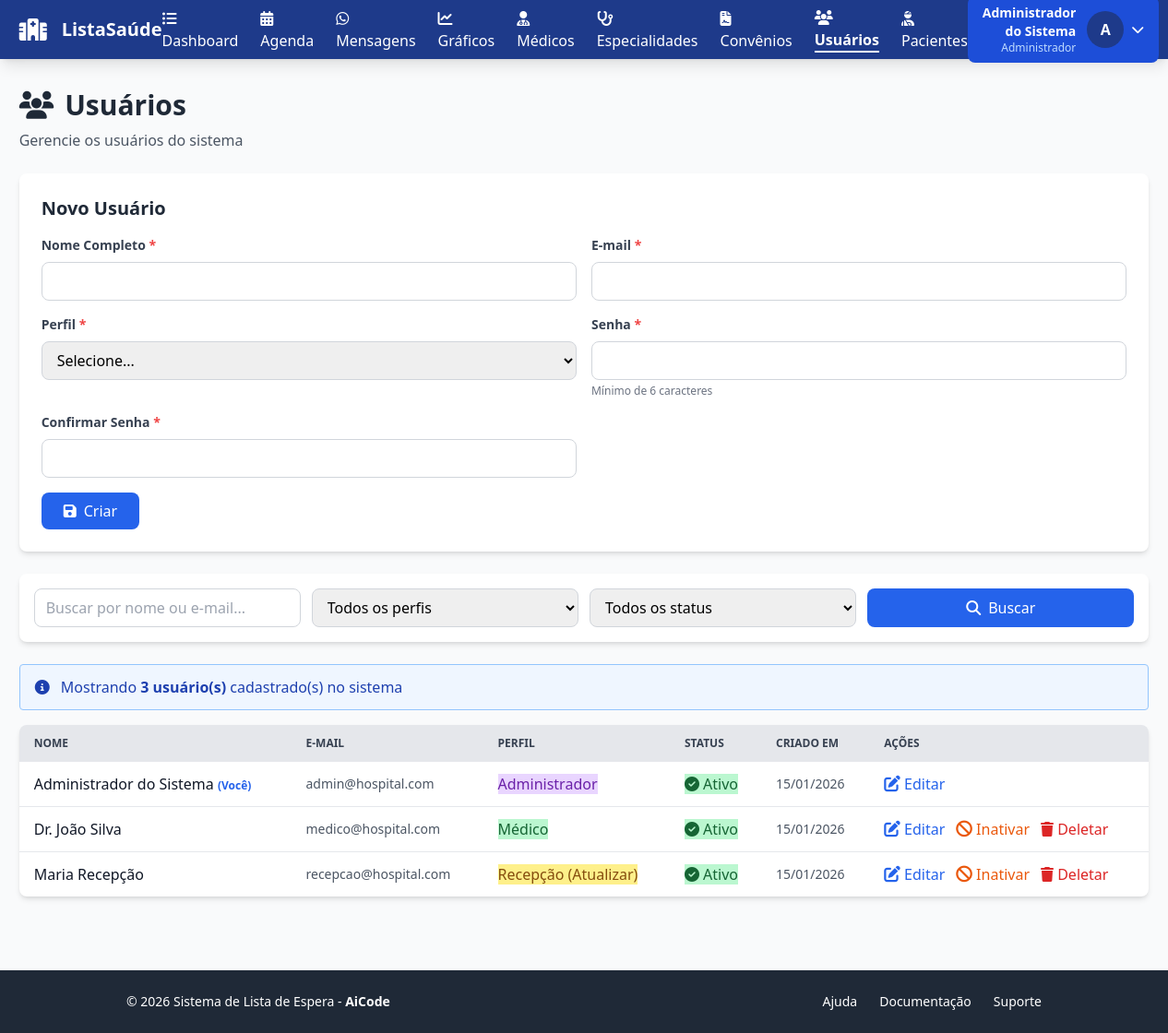
/usuarios.php (signed in), run on the app's committed database.
### tables this page shows
CREATE TABLE usuarios (
    id INT AUTO_INCREMENT PRIMARY KEY,
    nome VARCHAR(100) NOT NULL,
    email VARCHAR(100) NOT NULL UNIQUE,
    senha_hash VARCHAR(255) NOT NULL,
    perfil ENUM('administrador', 'recepcao', 'medico') NOT NULL DEFAULT 'recepcao',
    ativo BOOLEAN DEFAULT TRUE,
    created_at TIMESTAMP DEFAULT CURRENT_TIMESTAMP,
    updated_at TIMESTAMP DEFAULT CURRENT_TIMESTAMP ON UPDATE CURRENT_TIMESTAMP,
    INDEX idx_email (email),
    INDEX idx_perfil (perfil)
);

### usuarios.php (the view, shortened to what the rows shown need)
<?php
require_once __DIR__ . '/models/Usuario.php';
$usuarioModel = new Usuario();
$usuarioEdicao = null;
$filtros = [];
$usuarios = $usuarioModel->listar($filtros);
?>
<?php include __DIR__ . '/includes/header.php'; ?>
<div class="mb-6">
    <h1 class="text-3xl font-bold text-gray-800 mb-2">
        <i class="fas fa-users mr-3"></i>Usuários
    </h1>
</div>
<div class="bg-white rounded-lg shadow-md p-6 mb-6">
    <h2 class="text-xl font-bold text-gray-800 mb-4">
        <?php echo $usuarioEdicao ? 'Editar' : 'Novo'; ?> Usuário
    </h2>
</div>
<div class="bg-white rounded-lg shadow-md overflow-hidden">
    <table class="min-w-full">
        <thead class="bg-gray-200">
            <tr>
                <th class="px-4 py-3 text-left text-xs font-semibold text-gray-700 uppercase">Nome</th>
                <th class="px-4 py-3 text-left text-xs font-semibold text-gray-700 uppercase">E-mail</th>
                <th class="px-4 py-3 text-left text-xs font-semibold text-gray-700 uppercase">Perfil</th>
                <th class="px-4 py-3 text-left text-xs font-semibold text-gray-700 uppercase">Status</th>
                <th class="px-4 py-3 text-left text-xs font-semibold text-gray-700 uppercase">Criado em</th>
                <th class="px-4 py-3 text-left text-xs font-semibold text-gray-700 uppercase">Ações</th>
            </tr>
        </thead>
        <tbody class="divide-y divide-gray-200">
            <?php if (count($usuarios) > 0): ?>
                <?php foreach ($usuarios as $usuario): ?>
                <tr class="hover:bg-gray-50">
                    <td class="px-4 py-3 font-medium text-gray-900">
                        <?php echo htmlspecialchars($usuario['nome']); ?>
                        <?php if ($usuario['id'] == $_SESSION['usuario_id']): ?>
                        <span class="text-xs text-blue-600 font-semibold">(Você)</span>
                        <?php endif; ?>
                    </td>
                    <td class="px-4 py-3 text-sm text-gray-600">
                        <?php echo htmlspecialchars($usuario['email']); ?>
                    </td>
                    <td class="px-4 py-3">
                        <?php
                        $perfis = [
                            'administrador' => ['Administrador', 'bg-purple-200 text-purple-800'],
                            'atendente' => ['Atendente', 'bg-blue-200 text-blue-800'],
                            'recepcao' => ['Recepção (Atualizar)', 'bg-yellow-200 text-yellow-800'],
                            'recepção' => ['Recepção (Atualizar)', 'bg-yellow-200 text-yellow-800'],
                            'medico' => ['Médico', 'bg-green-200 text-green-800']
                        ];
                        $perfil = $perfis[$usuario['perfil']] ?? ['Desconhecido (' . $usuario['perfil'] . ')', 'bg-gray-200 text-gray-800'];
                        ?>
                        <span class="chip <?php echo $perfil[1]; ?>">
                            <?php echo $perfil[0]; ?>
                        </span>
                    </td>
                    <td class="px-4 py-3">
                        <?php if ($usuario['ativo']): ?>
                        <span class="chip bg-green-200 text-green-800">
                            <i class="fas fa-check-circle mr-1"></i>Ativo
                        </span>
                        <?php else: ?>
                        <span class="chip bg-gray-200 text-gray-800">
                            <i class="fas fa-ban mr-1"></i>Inativo
                        </span>
                        <?php endif; ?>
                    </td>
                    <td class="px-4 py-3 text-sm text-gray-600">
                        <?php echo date('d/m/Y', strtotime($usuario['created_at'])); ?>
                    </td>
                    <td class="px-4 py-3">
                        <div class="flex space-x-3">
                            <a href="?acao=editar&id=<?php echo $usuario['id']; ?>"
                               class="text-blue-600 hover:text-blue-800">
                                <i class="fas fa-edit"></i> Editar
                            </a>
                            <?php if ($usuario['id'] != $_SESSION['usuario_id']): ?>
                                <?php if ($usuario['ativo']): ?>
                                <a href="?acao=inativar&id=<?php echo $usuario['id']; ?>"
                                   onclick="return confirm('Deseja realmente inativar este usuário?')"
                                   class="text-orange-600 hover:text-orange-800">
                                    <i class="fas fa-ban"></i> Inativar
                                </a>
                                <?php endif; ?>
                                <a href="?acao=deletar&id=<?php echo $usuario['id']; ?>"
                                   onclick="return confirm('ATENÇÃO: Esta ação é irreversível! Deseja realmente deletar permanentemente este usuário?')"
                                   class="text-red-600 hover:text-red-800">
                                    <i class="fas fa-trash"></i> Deletar
                                </a>
                            <?php endif; ?>
                        </div>
                    </td>
                </tr>
                <?php endforeach; ?>
            <?php endif; ?>
        </tbody>
    </table>
</div>
<?php include __DIR__ . '/includes/footer.php'; ?>

### includes/header.php (shortened to what the rows shown need)
<?php
$usuario = [
    'nome' => $_SESSION['usuario_nome'] ?? 'Usuário',
    'perfil' => $_SESSION['usuario_perfil'] ?? ''
];
?>
<!DOCTYPE html>
<html lang="pt-BR">
<head>
    <script src="https://cdn.tailwindcss.com"></script>
    <link rel="stylesheet" href="https://cdnjs.cloudflare.com/ajax/libs/font-awesome/6.4.0/css/all.min.css">
</head>
<body class="bg-gray-50">
    <nav class="bg-blue-900 text-white shadow-lg">
        <div class="max-w-[98%] mx-auto px-2">
            <div class="flex items-center justify-between h-16">
                <div class="relative" id="menuPerfilContainer">
                    <button onclick="toggleMenuPerfil()"
                            class="flex items-center space-x-3 bg-blue-700 hover:bg-blue-800 px-4 py-2 rounded-lg transition duration-200 focus:outline-none focus:ring-2 focus:ring-blue-300">
                        <div class="text-right hidden md:block">
                            <p class="font-semibold text-sm"><?php echo htmlspecialchars($usuario['nome']); ?></p>
                            <p class="text-xs text-blue-200 capitalize"><?php echo htmlspecialchars($usuario['perfil']); ?></p>
                        </div>
                        <div class="flex items-center space-x-2">
                            <div class="w-10 h-10 bg-blue-900 rounded-full flex items-center justify-center text-white font-bold">
                                <?php echo strtoupper(substr($usuario['nome'], 0, 1)); ?>
                            </div>
                            <i class="fas fa-chevron-down text-sm transition-transform" id="menuPerfilIcon"></i>
                        </div>
                    </button>
                </div>
            </div>
        </div>
    </nav>
    <main class="max-w-[98%] mx-auto px-2 py-8">

### data on the page
usuarios: nome "Administrador do Sistema", perfil "Administrador", nome "A", shows "(Você)", email "admin@hospital.com", ativo 1 (drawn), created_at "15/01/2026"
usuarios: nome "Dr. João Silva", email "medico@hospital.com", perfil "Médico", ativo 1 (drawn), created_at "15/01/2026"
usuarios: nome "Maria Recepção", email "recepcao@hospital.com", perfil "Recepção (Atualizar)", ativo 1 (drawn), created_at "15/01/2026"

### other printed values
count($usuarios) "3"
